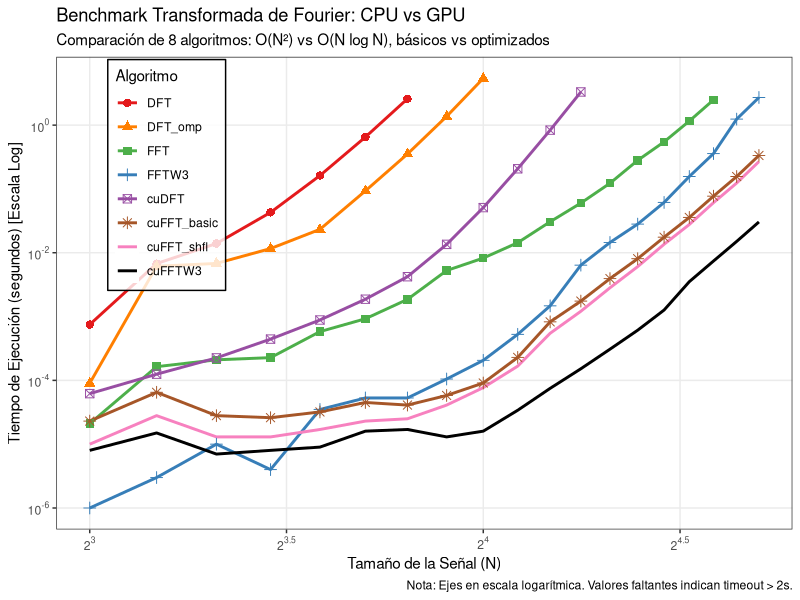
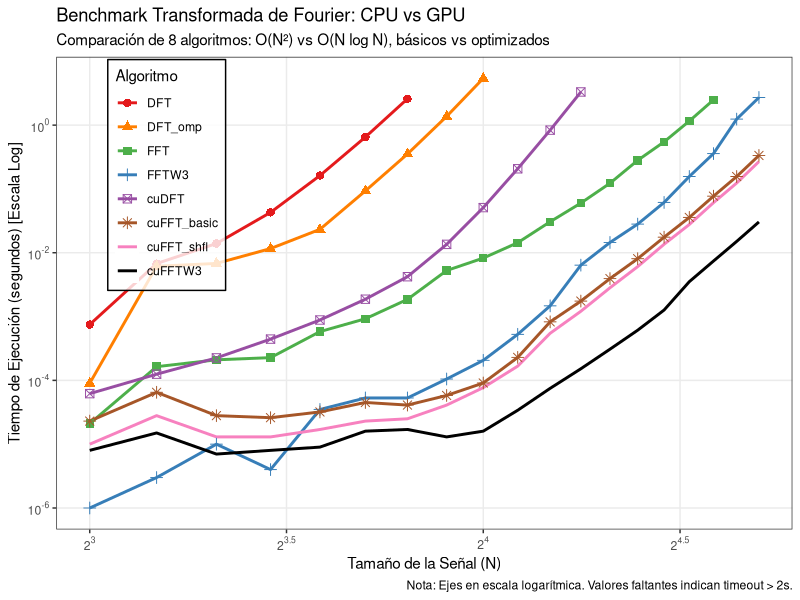

These charts were generated, in order, by the following R code:
# Instalar paquetes si no los tienes: ----
# install.packages(c("ggplot2", "dplyr", "tidyr", "scales"))

library(ggplot2)
library(dplyr)
library(tidyr)
library(scales)

# 1. Cargar datos ----
data <- read.csv("TiemposFFT.csv")

# 2. Transformar a formato "Largo" (Tidy Data) para ggplot ----
#    y filtrar los valores -1.0 (que indican "No ejecutado")
data_long <- data %>%
  pivot_longer(
    cols = -N, 
    names_to = "Algoritmo", 
    values_to = "Tiempo"
  ) %>%
  filter(Tiempo > 0) # Eliminamos los códigos de error/salto

# 3. Ordenar los factores para que la leyenda salga bonita ----
#    IMPORTANTE: Debe coincidir EXACTAMENTE con el orden del CSV
data_long$Algoritmo <- factor(data_long$Algoritmo,
                              levels = c("DFT", "DFT_omp", "FFT", "FFTW3",
                                         "cuDFT", "cuFFT_basic", "cuFFT_shfl", "cuFFTW3"))

# 4. Graficar ----
p <- ggplot(data_long, aes(x = N, y = Tiempo, color = Algoritmo, shape = Algoritmo)) +
  # Líneas y Puntos
  geom_line(linewidth = 1) +
  geom_point(size = 2.5) +
  scale_x_log10(
    breaks = trans_breaks("log2", function(x) 2^x),
    labels = trans_format("log2", math_format(2^.x))
  ) +
  scale_y_log10(
    breaks = trans_breaks("log10", function(x) 10^x),
    labels = trans_format("log10", math_format(10^.x))
  ) +
  
  # Colores personalizados (CPU: rojos/naranjas/verdes/azules, GPU: púrpuras/marrones/rosas/negro)
  scale_color_manual(values = c(
    "DFT"          = "#E41A1C",  # Rojo (CPU más lento)
    "DFT_omp"      = "#FF7F00",  # Naranja
    "FFT"          = "#4DAF4A",  # Verde
    "FFTW3"        = "#377EB8",  # Azul (CPU más rápido)
    "cuDFT"        = "#984EA3",  # Púrpura (GPU más lento)
    "cuFFT_basic"  = "#A65628",  # Marrón (GPU básico)
    "cuFFT_shfl"   = "#F781BF",  # Rosa (GPU optimizado)
    "cuFFTW3"      = "#000000"   # Negro (GPU más rápido)
  )) +
  
  # Etiquetas y Tema
  labs(
    title = "Benchmark Transformada de Fourier: CPU vs GPU",
    subtitle = "Comparación de 8 algoritmos: O(N²) vs O(N log N), básicos vs optimizados",
    x = "Tamaño de la Señal (N)",
    y = "Tiempo de Ejecución (segundos) [Escala Log]",
    caption = "Nota: Ejes en escala logarítmica. Valores faltantes indican timeout > 2s."
  ) +
  theme_bw() +
  theme(
    legend.position = c(0.15, 0.75), # Leyenda flotante adentro a la izquierda
    legend.background = element_rect(fill=alpha('white', 0.8), color="black"),
    panel.grid.minor = element_blank() # Limpiar un poco la rejilla
  )

# 5. Mostrar y Guardar ----
print(p)
ggsave("FT_comp.png", plot = p, width = 10, height = 6, dpi = 300)
